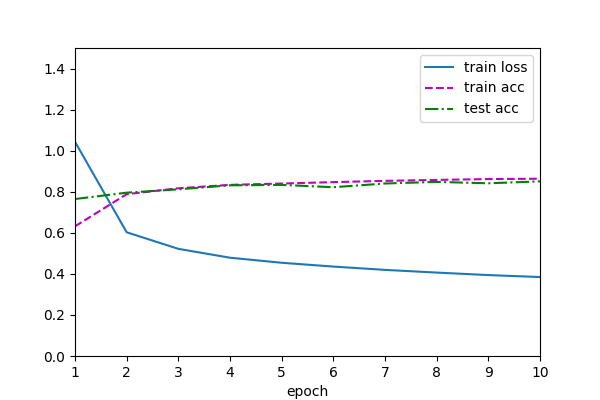

Generate this figure with Python:
import torch
from matplotlib import pyplot as plt

from mu import my_lib
from softmax_self import load_data_fashion_mnist, train_ch3, predict_ch3, train_epoch_ch3, \
    cross_entropy


def relu(x):
    a = torch.zeros_like(x)
    return torch.max(x, a)


def net(x, w1, b1, w2, b2):
    x = x.reshape((-1, w1.shape[0]))
    h = relu(x @ w1 + b1)
    o = h @ w2 + b2
    return o

def main():
    # 数据加载
    batch_size = 256
    train_iter, test_iter = load_data_fashion_mnist(batch_size)

    num_inputs = 28 * 28
    num_hidden = 256
    num_outputs = 10

    # 初始化权重和偏置
    w1 = torch.normal(0, 0.01, size=(num_inputs, num_hidden), requires_grad=True)
    b1 = torch.zeros(num_hidden, requires_grad=True)
    w2 = torch.normal(0, 0.01, size=(num_hidden, num_outputs), requires_grad=True)
    b2 = torch.zeros(num_outputs, requires_grad=True)

    # 定义学习率与 Updater
    lr = 0.1

    net_fn = lambda x: net(x, w1, b1, w2, b2)
    updater_fn = lambda: my_lib.sgd([w1, b1, w2, b2], lr)

    # 开始训练
    num_epochs = 10
    plt.ion()
    train_ch3(net_fn, train_iter, test_iter, cross_entropy, num_epochs, updater_fn, train_epoch_ch3)
    plt.ioff()
    plt.show()
    predict_ch3(net_fn, test_iter)


if __name__ == "__main__":
    main()
